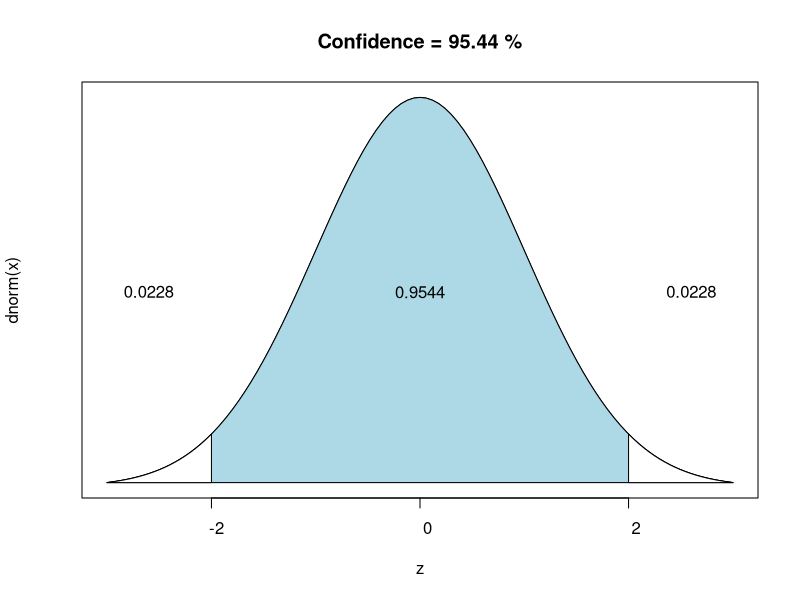
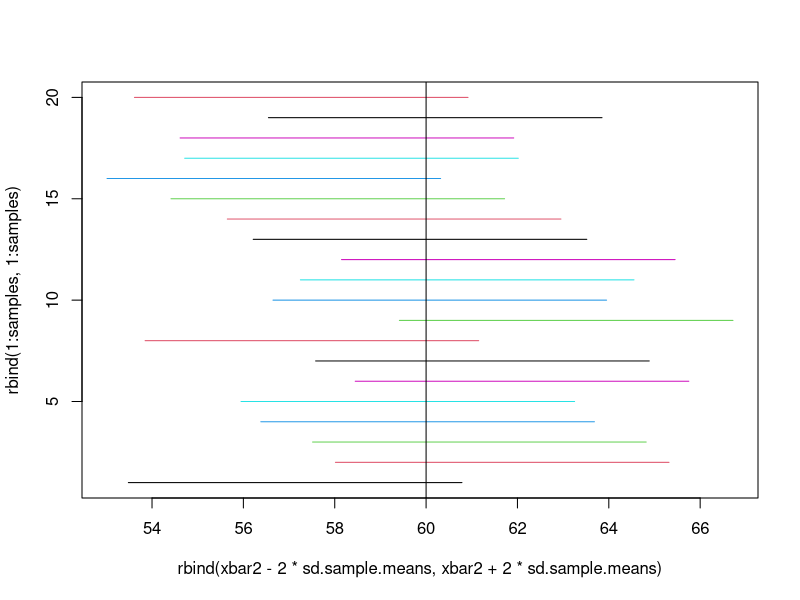
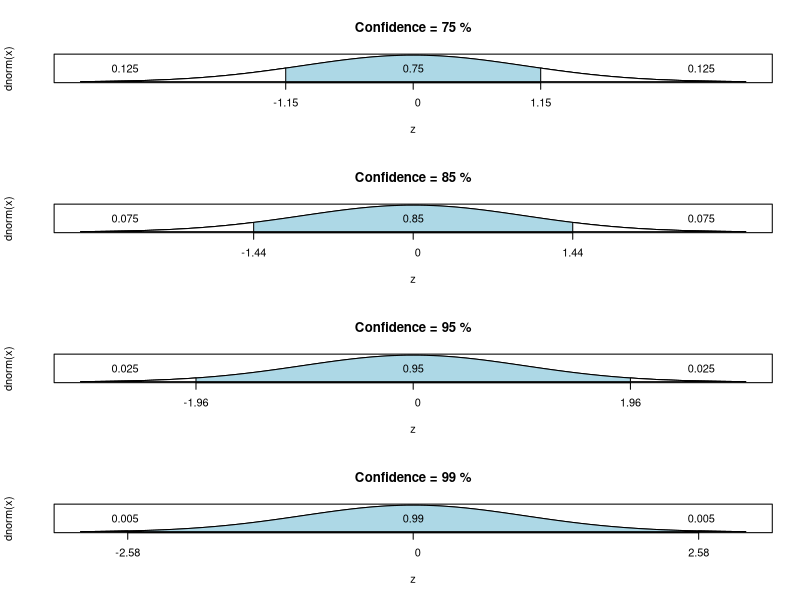
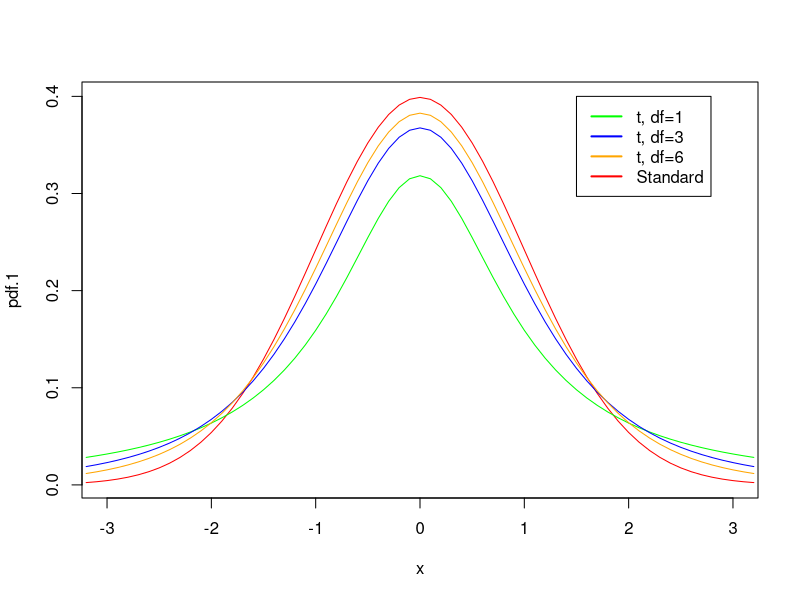
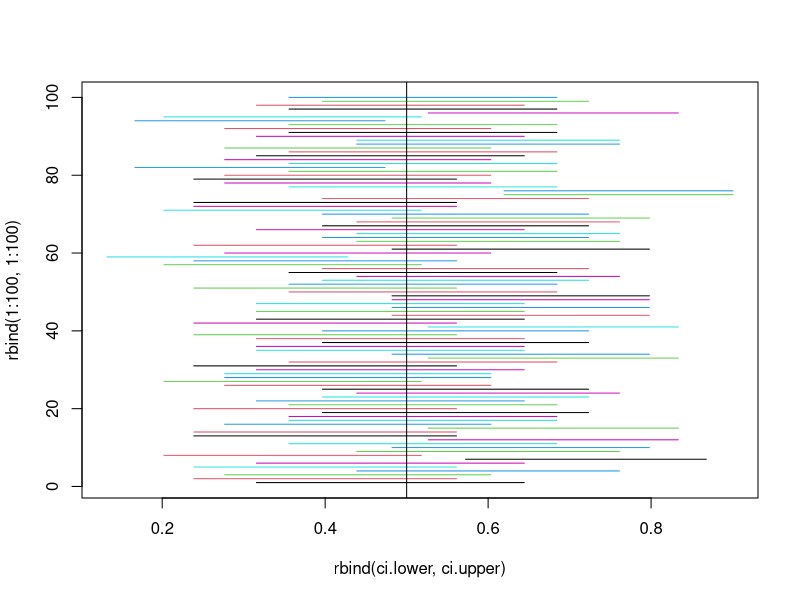
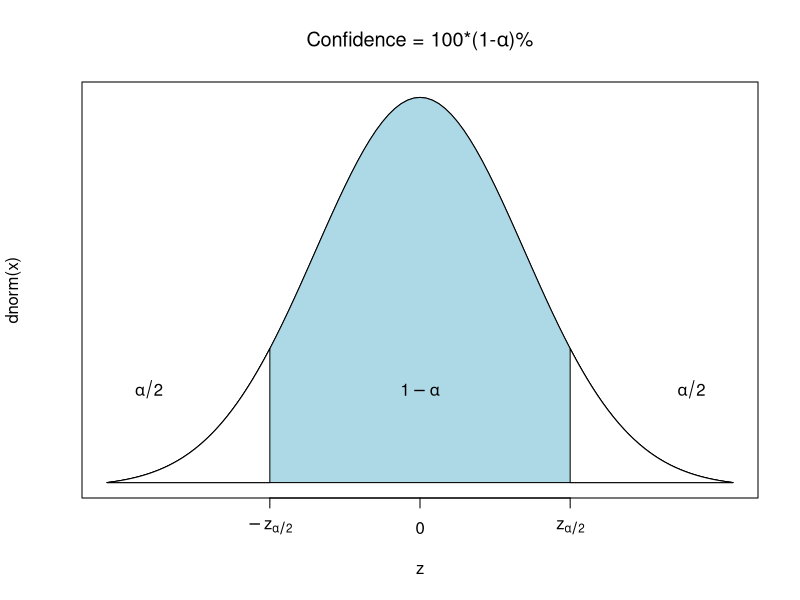
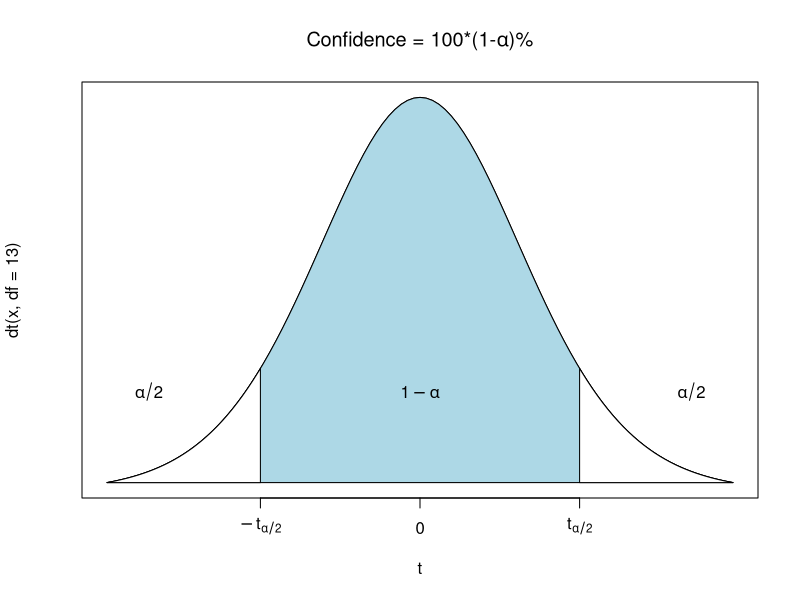
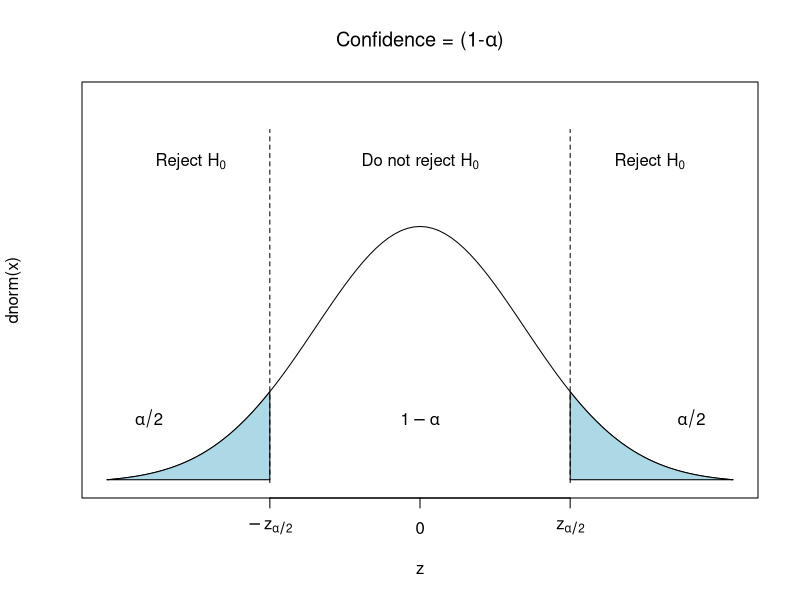

R code for these plots, in order:
#### 2.1. Confidence Intervals with known Population Standard Deviation σ

set.seed(100)

plot.confidence <- function (conf = 95) {
 alpha <- 1 - conf/100
 z <- qnorm(1 - alpha/2)
 print(z, digits=4)
 
 f1 <- curve(dnorm(x), from=-3, to=3, 
         xaxt="n", yaxt="n",
         xlab = "z")
 
 title(paste("Confidence =", conf, "%"))
 
 axis(side=1, at=c(-z, 0, z), las=0,
       labels=formatC(c(-z, 0, z), digits=3))
       
 polygon(f1$x, f1$y, col="lightblue")

 x.1 <- seq(-3, -z, by = 0.05)
 y.1 <- dnorm(x.1)
 x.1 <- c(x.1, -z, -z)
 y.1 <- c(y.1, dnorm(-z), dnorm(-3))

 polygon(x.1, y.1, col="white")

 x.2 <- seq(3, z, by = -0.05)
 y.2 <- dnorm(x.2)

 x.2 <- c(x.2, z, z)
 y.2 <- c(y.2, dnorm(z), dnorm(3))

 polygon(x.2, y.2, col="white")

 # lines(c(0,0), c(dnorm(-3), dnorm(0)), lty=2)

 text(0, 0.2, 1-alpha)
 text(-2.6, 0.2, alpha/2)
 text(2.6, 0.2, alpha/2)

  return (z)
}

plot.confidence(95.44)

#####

## 2.2. Example—95.44% Confidence Interval

options(digits=4)

set.seed(150)

pop.mean <- 60
pop.sd <- 10

x <- rnorm(10000, mean = pop.mean, sd = pop.sd)
x <- as.integer(x)

sample.size <- 30

sd.sample.means <- pop.sd/sqrt(sample.size)
sd.sample.means

sample.data <- sample(x, size=sample.size)
sample.data

xbar <- mean(sample.data)
xbar

cat("95.44% Conf Interval = ",
      xbar - 2*sd.sample.means, "-", 
      xbar + 2*sd.sample.means, "\n")

samples <- 20

xbar2 <- numeric(samples)

for (i in 1: samples) {
	sample.data.1 <- sample(x, size=sample.size)
	xbar2[i] <- mean(sample.data.1)
	str <- sprintf("%2d: xbar = %.2f, CI = %.2f - %.2f",
	        i, xbar2[i], xbar2[i] - 2*sd.sample.means,
	        xbar2[i] + 2*sd.sample.means)
	cat(str,"\n")
}
xbar2
# number outside the range
sum(abs(xbar2-pop.mean) > 2*sd.sample.means)

matplot(rbind(xbar2 - 2*sd.sample.means, xbar2 + 2*sd.sample.means),
        rbind(1:samples, 1:samples), type="l", lty=1)
abline(v = pop.mean)

####
## 2.3. Confidence Interval—z-Interval Procedure

conf <- 90

alpha <- 1 - conf/100
alpha

c(qnorm(alpha/2), qnorm(1 - alpha/2))

#

conf <- c(75, 85, 95, 99)
conf

alpha <- 1 - conf/100
alpha

qnorm(alpha/2)

qnorm(1 - alpha/2)

for (i in alpha) {
  	str <- sprintf("%2d%% Conf Level (alpha = %.2f), z: %.2f , %.2f",
	        100*(1-i), i, 
	        qnorm(i/2),
	        qnorm(1-i/2))
	cat(str,"\n")
}


par(mfrow = c(4,1))
for (i in conf) plot.confidence(i)
par(mfrow = c(1,1))

sample.data

sd.sample.means <- pop.sd/sqrt(sample.size)
sd.sample.means

xbar <- mean(sample.data)
xbar

for (i in alpha) {
  	str <- sprintf("%2d%% Conf Level (alpha = %.2f), CI = %.2f - %.2f",
	        100*(1-i), i, 
	        xbar - qnorm(1-i/2) * sd.sample.means,
	        xbar + qnorm(1-i/2) * sd.sample.means)
	cat(str,"\n")
}

for (i in alpha) {
  	str <- sprintf("%2d%% Conf Level (alpha = %.2f), Precision = %.2f",
	        100*(1-i), i, 
	        2* qnorm(1-i/2) * sd.sample.means)
	cat(str,"\n")
}

#####

## 2.4. Margin of Error

conf <- 95

alpha <- 1 - conf/100
alpha

pop.sd
sample.size

sd.sample.means <- pop.sd/sqrt(sample.size)
sd.sample.means

qnorm(alpha/2)

qnorm(1 - alpha/2)

error <- qnorm(1 - alpha/2) * sd.sample.means
error

for (error in  c(2.0, 1.0, 0.5, 0.25)) {
  required.size <- (qnorm(1 - alpha/2) * pop.sd/error)^2
  required.size <- round(required.size)
  str <- sprintf("Error = %.2f, Required sample size = %d", 
            error, required.size)
  cat(str, "\n")
}

#####

### 2.5. Confidence Intervals for One Population Mean When Population Standard Deviation Is Not Known
### t curves

x <- seq(-3.2,3.2,0.1)
pdf.1 = dnorm(x)
pdf.2 = dt(x, df = 1)
pdf.3 = dt(x, df = 3)
pdf.4 = dt(x, df = 6)

plot(x, pdf.1, type="l", col="red", xlim=c(-3,3))
lines(x, pdf.2, col="green")
lines(x, pdf.3, col="blue")
lines(x, pdf.4, col="orange")

legend(1.5, 0.4, c("t, df=1", "t, df=3", "t, df=6", "Standard"),
   lty=1, lwd=2, col=c("green", "blue", "orange", "red"))

#

sample.data
n <- length(sample.data)

sd.sample.means <- sd(sample.data)/sqrt(n)
sd.sample.means

xbar <- mean(sample.data)
xbar

conf <- 90

alpha <- 1 - conf/100
alpha


c(qt(alpha/2, df = n-1), 
  qt(1 - alpha/2, df = n-1))

c(xbar - qt(1 - alpha/2, df = n-1) * sd.sample.means,
  xbar + qt(1 - alpha/2, df = n-1) * sd.sample.means)
  
conf <- c(75, 85, 95, 99)
conf

alpha <- 1 - conf/100
alpha

qt(alpha/2, df = n-1)

qt(1 - alpha/2, df = n-1)

for (i in alpha) {
  	str <- sprintf("%2d%% Conf Level (alpha = %.2f), t: %.2f , %.2f",
	        100*(1-i), i, 
	        qt(i/2, df = n-1),
	        qt(1 - i/2, df = n-1))
	cat(str,"\n")
}
  
for (i in alpha) {
  	str <- sprintf("%2d%% Conf Level (alpha = %.2f), CI = %.2f - %.2f",
	        100*(1-i), i, 
	        xbar - qt(1 - i/2, df = n-1) * sd.sample.means,
	        xbar + qt(1 - i/2, df = n-1) * sd.sample.means)
	cat(str,"\n")
}

for (i in alpha) {
  	str <- sprintf("%2d%% Conf Level (alpha = %.2f), Precision = %.2f",
	        100*(1-i), i, 
	        2* qt(1-i/2, df = n-1) * sd.sample.means)
	cat(str,"\n")
}

#####

## 2.6. Confidence Interval of Population Proportion

library(MASS)

n <- length(survey$Exer)
n

k <- sum(survey$Exer == "Freq")
k

pbar <- k/n
pbar

standard.error <- sqrt(pbar * (1 - pbar) / n)
standard.error

conf <- c(75, 85, 95, 99)
conf

alpha <- 1 - conf/100
alpha

qnorm(alpha/2)

qnorm(1 - alpha/2)

for (i in alpha) {
  	str <- sprintf("%2d%% Conf Level (alpha = %.2f), CI = %.2f - %.2f",
	        100*(1-i), i, 
	        pbar - qnorm(1-i/2) * standard.error,
	        pbar + qnorm(1-i/2) * standard.error)
	cat(str,"\n")
}

## 2.7. Example—Population Proportion-Binomial Distribution

set.seed(120)

n <- 25
outcomes <- rbinom(100, size = n, prob = 0.5)
length(outcomes)
head(outcomes)

pbar <- outcomes/n
head(pbar)

standard.error <- sqrt(pbar * (1 - pbar) / n)
head(standard.error)

conf <- 90

alpha <- 1 - conf/100
alpha

c(qnorm(alpha/2), qnorm(1 - alpha/2))

ci.lower <- pbar - qnorm(1-alpha/2) * standard.error
ci.upper <- pbar + qnorm(1-alpha/2) * standard.error

head(ci.lower)
head(ci.upper)

matplot(rbind(ci.lower, ci.upper),
         rbind(1:100, 1:100),
         type="l", lty=1)
abline(v = 0.5)

#####

plot.confidence.symbolic.z <- function (conf = 85) {
 alpha <- 1 - conf/100
 z <- qnorm(1 - alpha/2)
 print(z, digits=4)
 
 f1 <- curve(dnorm(x), from=-3, to=3, 
         xaxt="n", yaxt="n",
         xlab = "z",
         main = "")
         
 title(expression(paste("Confidence = 100*(1-", alpha, ")%")))
 
 axis(side=1, at=c(-z, 0, z), las=0,
       labels=c(expression(-z[alpha/2], 0, z[alpha/2])))
       
 polygon(f1$x, f1$y, col="lightblue")

 x.1 <- seq(-3, -z, by = 0.05)
 y.1 <- dnorm(x.1)
 x.1 <- c(x.1, -z, -z)
 y.1 <- c(y.1, dnorm(-z), dnorm(-3))

 polygon(x.1, y.1, col="white")

 x.2 <- seq(3, z, by = -0.05)
 y.2 <- dnorm(x.2)

 x.2 <- c(x.2, z, z)
 y.2 <- c(y.2, dnorm(z), dnorm(3))

 polygon(x.2, y.2, col="white")

# lines(c(0,0), c(dnorm(-3), dnorm(0)), lty=2)

 text(0, 0.1, expression(1-alpha))
 text(-2.6, 0.1, expression(alpha/2))
 text(2.6, 0.1, expression(alpha/2))

  return (z)
}

plot.confidence.symbolic.z()

plot.confidence.symbolic.t <- function (conf = 85) {
 alpha <- 1 - conf/100
 t <- qt(1 - alpha/2, df=13)
 print(t, digits=4)
 
 f1 <- curve(dt(x, df=13), from=-3, to=3, 
         xaxt="n", yaxt="n",
         xlab = "t",
         main = "")
         
 title(expression(paste("Confidence = 100*(1-", alpha, ")%")))
 
 axis(side=1, at=c(-t, 0, t), las=0,
       labels=c(expression(-t[alpha/2], 0, t[alpha/2])))
       
 polygon(f1$x, f1$y, col="lightblue")

 x.1 <- seq(-3, -t, by = 0.05)
 y.1 <- dt(x.1, df=13)
 x.1 <- c(x.1, -t, -t)
 y.1 <- c(y.1, dt(-t, df=13), dt(-3, df=13))

 polygon(x.1, y.1, col="white")

 x.2 <- seq(3, t, by = -0.05)
 y.2 <- dt(x.2, df=13)

 x.2 <- c(x.2, t, t)
 y.2 <- c(y.2, dt(t, df=13), dt(3, df=13))

 polygon(x.2, y.2, col="white")

# lines(c(0,0), c(dnorm(-3), dnorm(0)), lty=2)

 text(0, 0.1, expression(1-alpha))
 text(-2.6, 0.1, expression(alpha/2))
 text(2.6, 0.1, expression(alpha/2))

  return (t)
}
plot.confidence.symbolic.t()

####

## 3.2. Critical-Value Approach

set.seed(150)

pop.mean <- 60
pop.sd <- 10

x <- rnorm(10000, mean = pop.mean, sd = pop.sd)
x <- as.integer(x)

sample.size <- 30

sample.data <- sample(x, size=sample.size)
sample.data

xbar <- mean(sample.data)
xbar

mu0 <- pop.mean
sigma <- pop.sd
n <- sample.size

z <- (xbar - mu0) / (sigma / sqrt(n))
z

alpha <- 0.10
c(qnorm(alpha/2), qnorm(1 - alpha/2))

alpha <- 0.05
c(qnorm(alpha/2), qnorm(1 - alpha/2))

alpha <- 0.01
c(qnorm(alpha/2), qnorm(1 - alpha/2))

## 3.3. P-Value Approach

xbar <- mean(sample.data)
xbar

mu0 <- pop.mean
sigma <- pop.sd
n <- sample.size

z <- (xbar - mu0) / (sigma / sqrt(n))
z

2*pnorm(-(abs(z)))

## 3.4. Power of a Hypothesis Test

xbar <- mean(sample.data)
xbar

mu0 <- pop.mean
sigma <- pop.sd
n <- sample.size

z <- (xbar - mu0) / (sigma / sqrt(n))
z

alpha <- 0.05
c(qnorm(alpha/2), qnorm(1 - alpha/2))



##############


plot.hyptest.2t.z <- function (conf = 85) {
  alpha <- 1 - conf/100
  z <- qnorm(1 - alpha/2)
  print(z, digits=4)
  
  f1 <- curve(dnorm(x), from=-3, to=3, 
              xaxt="n", yaxt="n", ylim=c(0, 0.6),
              xlab = "z",
              main = "")
  
  title(expression(paste("Confidence = (1-", alpha, ")")))
  
  axis(side=1, at=c(-z, 0, z), las=0,
       labels=c(expression(-z[alpha/2], 0, z[alpha/2])))
  
  # polygon(f1$x, f1$y, col="lightblue")
  
  x.1 <- seq(-3, -z, by = 0.05)
  y.1 <- dnorm(x.1)
  x.1 <- c(x.1, -z, -z)
  y.1 <- c(y.1, dnorm(-z), dnorm(-3))
  
  polygon(x.1, y.1, col="lightblue")
  
  x.2 <- seq(3, z, by = -0.05)
  y.2 <- dnorm(x.2)
  
  x.2 <- c(x.2, z, z)
  y.2 <- c(y.2, dnorm(z), dnorm(3))
  
  polygon(x.2, y.2, col="lightblue")
  
  lines(c(-z,-z), c(0, 0.55), lty=2)
  lines(c(z, z), c(0, 0.55), lty=2)
  
  text(0, 0.1, expression(1-alpha))
  text(-2.6, 0.1, expression(alpha/2))
  text(2.6, 0.1, expression(alpha/2))
  
  text(0, 0.5, expression(paste("Do not reject ", H[0])))
  text(-2.2, 0.5, expression(paste("Reject ", H[0])))
  text(2.2, 0.5, expression(paste("Reject ", H[0])))
  
  
  return (z)
}

plot.hyptest.2t.z()

plot.hyptest.lt.z <- function (conf = 85) {
  alpha <- 1 - conf/100
  z <- qnorm(1 - alpha)
  print(z, digits=4)
  
  f1 <- curve(dnorm(x), from=-3, to=3, 
              xaxt="n", yaxt="n", ylim=c(0, 0.6),
              xlab = "z",
              main = "")
  
  title(expression(paste("Confidence = (1-", alpha, ")")))
  
  axis(side=1, at=c(-z, 0), las=0,
       labels=c(expression(-z[alpha], 0)))
  
  # polygon(f1$x, f1$y, col="lightblue")
  
  x.1 <- seq(-3, -z, by = 0.05)
  y.1 <- dnorm(x.1)
  x.1 <- c(x.1, -z, -z)
  y.1 <- c(y.1, dnorm(-z), dnorm(-3))
  
  polygon(x.1, y.1, col="lightblue")
  
  
  lines(c(-z,-z), c(0, 0.55), lty=2)
  
  text(0, 0.1, expression(1-alpha))
  text(-2.4, 0.1, expression(alpha))
  
  text(0.2, 0.5, expression(paste("Do not reject ", H[0])))
  text(-2.2, 0.5, expression(paste("Reject ", H[0])))
  
  
  return (z)
}

plot.hyptest.lt.z()


plot.hyptest.rt.z <- function (conf = 85) {
  alpha <- 1 - conf/100
  z <- qnorm(1 - alpha)
  print(z, digits=4)
  
  f1 <- curve(dnorm(x), from=-3, to=3, 
              xaxt="n", yaxt="n", ylim=c(0, 0.6),
              xlab = "z",
              main = "")
  
  title(expression(paste("Confidence = (1-", alpha, ")")))
  
  axis(side=1, at=c(0, z), las=0,
       labels=c(0, expression(z[alpha])))
  
  # polygon(f1$x, f1$y, col="lightblue")
  
  x.2 <- seq(3, z, by = -0.05)
  y.2 <- dnorm(x.2)
  
  x.2 <- c(x.2, z, z)
  y.2 <- c(y.2, dnorm(z), dnorm(3))
  
  polygon(x.2, y.2, col="lightblue")
  
  lines(c(z,z), c(0, 0.55), lty=2)
  
  text(0, 0.1, expression(1-alpha))
  text(2.2, 0.15, expression(alpha))
  
  text(-1, 0.5, expression(paste("Do not reject ", H[0])))
  text(2.2, 0.5, expression(paste("Reject ", H[0])))
  
  
  return (z)
}

plot.hyptest.rt.z()

#####


plot.hyptest.2t.p <- function (conf = 85) {
  alpha <- 1 - conf/100
  z <- qnorm(1 - alpha/2)
  print(z, digits=4)
  
  f1 <- curve(dnorm(x), from=-3, to=3, 
              xaxt="n", yaxt="n", ylim=c(0, 0.6),
              xlab = "z",
              main = "")
  
  # title(expression(paste("Confidence = (1-", alpha, ")")))
  
  axis(side=1, at=c(-z, 0, z), las=0,
       labels=c(expression(-abs(z[0]), 0, abs(z[0]))))
  
  # polygon(f1$x, f1$y, col="lightblue")
  
  x.1 <- seq(-3, -z, by = 0.05)
  y.1 <- dnorm(x.1)
  x.1 <- c(x.1, -z, -z)
  y.1 <- c(y.1, dnorm(-z), dnorm(-3))
  
  polygon(x.1, y.1, col="lightblue")
  
  x.2 <- seq(3, z, by = -0.05)
  y.2 <- dnorm(x.2)
  
  x.2 <- c(x.2, z, z)
  y.2 <- c(y.2, dnorm(z), dnorm(3))
  
  polygon(x.2, y.2, col="lightblue")
  
  lines(c(-z,-z), c(0, dnorm(-z)), lty=2)
  lines(c(z, z), c(0, dnorm(z)), lty=2)
  
  text(0, 0.5, "P-value")
  
  
  return (z)
}
plot.hyptest.2t.p()


plot.hyptest.lt.p <- function (conf = 85) {
  alpha <- 1 - conf/100
  z <- qnorm(1 - alpha)
  print(z, digits=4)
  
  f1 <- curve(dnorm(x), from=-3, to=3, 
              xaxt="n", yaxt="n", ylim=c(0, 0.6),
              xlab = "z",
              main = "")
  
  # title(expression(paste("Confidence = (1-", alpha, ")")))
  
  axis(side=1, at=c(-z, 0), las=0,
       labels=c(expression(-z[0], 0)))
  
  # polygon(f1$x, f1$y, col="lightblue")
  
  x.1 <- seq(-3, -z, by = 0.05)
  y.1 <- dnorm(x.1)
  x.1 <- c(x.1, -z, -z)
  y.1 <- c(y.1, dnorm(-z), dnorm(-3))
  
  polygon(x.1, y.1, col="lightblue")
  
  
  lines(c(-z,-z), c(0, dnorm(-z)), lty=2)
  
  text(-2.2, 0.2, "P-value")
  
  
  return (z)
}

plot.hyptest.lt.p()

plot.hyptest.rt.p <- function (conf = 85) {
  alpha <- 1 - conf/100
  z <- qnorm(1 - alpha)
  print(z, digits=4)
  
  f1 <- curve(dnorm(x), from=-3, to=3, 
              xaxt="n", yaxt="n", ylim=c(0, 0.6),
              xlab = "z",
              main = "")
  
  # title(expression(paste("Confidence = (1-", alpha, ")")))
  
  axis(side=1, at=c(0, z), las=0,
       labels=c(0, expression(z[0])))
  
  # polygon(f1$x, f1$y, col="lightblue")
  
  x.2 <- seq(3, z, by = -0.05)
  y.2 <- dnorm(x.2)
  
  x.2 <- c(x.2, z, z)
  y.2 <- c(y.2, dnorm(z), dnorm(3))
  
  polygon(x.2, y.2, col="lightblue")
  
  lines(c(z,z), c(0, dnorm(z)), lty=2)
  
  text(2.3, 0.15, "P-value")
  
  
  return (z)
}
plot.hyptest.rt.p()


####

## 4.2. The replicate Function

set.seed(100)

x <- 1:5
sample(x, replace = TRUE)
sample(x, replace = TRUE)

replicate(10, sample(x, replace = TRUE))

y <- replicate(10, sample(x, replace = TRUE),
               simplify = FALSE)
y

sapply(y, mean, simplify = TRUE)


####

## 4.3. Bootstrap Distribution—Standard Error of the Mean

set.seed(120)

pop.mean <- 60
pop.sd <- 10

sample.size <- 30

x <- rnorm(sample.size, mean = pop.mean, sd = pop.sd)
x <- as.integer(x)
x

resamples.1 <- replicate(1000, 
                         sample(x, replace = TRUE),
                         simplify = FALSE)

head(resamples.1, n = 2)

xbar.star <- sapply(resamples.1, mean, simplify = TRUE)

length(xbar.star)

head(xbar.star, n = 6)

hist(xbar.star, breaks=40, prob = TRUE, 
     xlim=c(50,70), ylim=c(0, 0.3))

sd.sample.means <- pop.sd/sqrt(sample.size)
sd.sample.means

curve(dnorm(x, mean = pop.mean, sd = sd.sample.means), 
      from = 50, to = 70, add = TRUE)

mean(xbar.star)

mean(x)

mean(xbar.star) - mean(x)

sd(xbar.star)

sd.sample.means

#

library(boot)

set.seed(120)

samplemean <- function(x, indices) { 
  return (mean(x[indices]))
}
boot(data = x, statistic = samplemean, R = 1000)

#

## 4.4. Bootstrap Distribution—Standard Error of the Median

set.seed(120)

length(rivers)

hist(rivers, breaks = 20)

mean(rivers)

median(rivers)


resamples.2 <- replicate(1000, 
                         sample(rivers, replace = TRUE),
                         simplify = FALSE)

medians.star <- sapply(resamples.2, median, 
                       simplify = TRUE)

length(medians.star)

hist(medians.star, breaks=30, prob = TRUE)

median(rivers)

mean(medians.star)

mean(medians.star) - median(rivers)

sd(medians.star)

set.seed(120)

samplemedian <- function(x, indices) { 
  return (median(x[indices]))
}


boot(data = rivers, 
     statistic = samplemedian, R = 1000)


## 4.5. Bootstrap Confidence Intervals


quantile(medians.star, c(0.025, 0.975))

set.seed(120)

samplemedian <- function(x, indices) { 
  return (median(x[indices]))
}

boot.data <- boot(data = rivers, 
                  statistic = samplemedian, R = 1000)

boot.ci(boot.data, conf = 0.95, type="perc")




